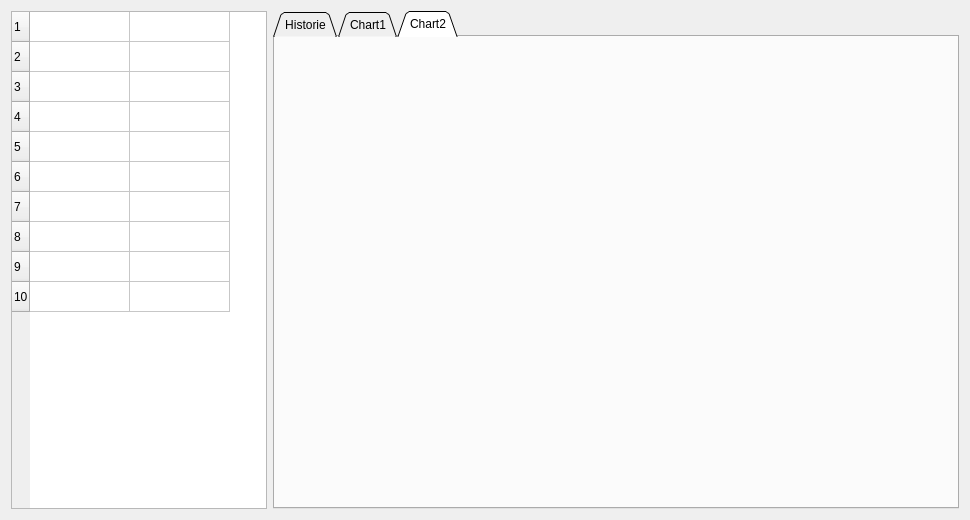
<?xml version="1.0" encoding="UTF-8"?>
<ui version="4.0">
 <class>Highscore</class>
 <widget class="QDialog" name="Highscore">
  <property name="geometry">
   <rect>
    <x>0</x>
    <y>0</y>
    <width>970</width>
    <height>520</height>
   </rect>
  </property>
  <property name="sizePolicy">
   <sizepolicy hsizetype="Preferred" vsizetype="Preferred">
    <horstretch>0</horstretch>
    <verstretch>0</verstretch>
   </sizepolicy>
  </property>
  <property name="minimumSize">
   <size>
    <width>456</width>
    <height>229</height>
   </size>
  </property>
  <property name="maximumSize">
   <size>
    <width>16777215</width>
    <height>16777215</height>
   </size>
  </property>
  <property name="windowTitle">
   <string>Dialog</string>
  </property>
  <property name="sizeGripEnabled">
   <bool>false</bool>
  </property>
  <layout class="QGridLayout" name="gridLayout">
   <item row="0" column="0">
    <layout class="QHBoxLayout" name="horizontalLayout">
     <item>
      <widget class="QTableWidget" name="tableWidget">
       <property name="sizePolicy">
        <sizepolicy hsizetype="Maximum" vsizetype="Expanding">
         <horstretch>0</horstretch>
         <verstretch>0</verstretch>
        </sizepolicy>
       </property>
       <property name="rowCount">
        <number>10</number>
       </property>
       <attribute name="horizontalHeaderVisible">
        <bool>false</bool>
       </attribute>
       <row/>
       <row/>
       <row/>
       <row/>
       <row/>
       <row/>
       <row/>
       <row/>
       <row/>
       <row/>
       <column>
        <property name="text">
         <string>Name</string>
        </property>
       </column>
       <column>
        <property name="text">
         <string>Score</string>
        </property>
       </column>
      </widget>
     </item>
     <item>
      <layout class="QVBoxLayout" name="verticalLayout"/>
     </item>
     <item>
      <widget class="QTabWidget" name="tabWidget">
       <property name="enabled">
        <bool>true</bool>
       </property>
       <property name="sizePolicy">
        <sizepolicy hsizetype="Minimum" vsizetype="Minimum">
         <horstretch>0</horstretch>
         <verstretch>0</verstretch>
        </sizepolicy>
       </property>
       <property name="tabPosition">
        <enum>QTabWidget::North</enum>
       </property>
       <property name="tabShape">
        <enum>QTabWidget::Triangular</enum>
       </property>
       <property name="currentIndex">
        <number>2</number>
       </property>
       <widget class="QWidget" name="tab">
        <property name="sizePolicy">
         <sizepolicy hsizetype="Minimum" vsizetype="Minimum">
          <horstretch>0</horstretch>
          <verstretch>0</verstretch>
         </sizepolicy>
        </property>
        <property name="styleSheet">
         <string notr="true"/>
        </property>
        <attribute name="title">
         <string>Historie</string>
        </attribute>
        <layout class="QGridLayout" name="gridLayout_4">
         <item row="0" column="0">
          <widget class="QCustomPlot" name="plot0" native="true">
           <property name="sizePolicy">
            <sizepolicy hsizetype="Minimum" vsizetype="Minimum">
             <horstretch>0</horstretch>
             <verstretch>0</verstretch>
            </sizepolicy>
           </property>
          </widget>
         </item>
        </layout>
       </widget>
       <widget class="QWidget" name="tab_3">
        <property name="sizePolicy">
         <sizepolicy hsizetype="Minimum" vsizetype="Minimum">
          <horstretch>0</horstretch>
          <verstretch>0</verstretch>
         </sizepolicy>
        </property>
        <attribute name="title">
         <string>Chart1</string>
        </attribute>
        <layout class="QGridLayout" name="gridLayout_2">
         <item row="0" column="0">
          <widget class="QCustomPlot" name="plot1" native="true">
           <property name="sizePolicy">
            <sizepolicy hsizetype="Minimum" vsizetype="Minimum">
             <horstretch>0</horstretch>
             <verstretch>0</verstretch>
            </sizepolicy>
           </property>
          </widget>
         </item>
        </layout>
       </widget>
       <widget class="QWidget" name="tab_2">
        <property name="sizePolicy">
         <sizepolicy hsizetype="Minimum" vsizetype="Minimum">
          <horstretch>0</horstretch>
          <verstretch>0</verstretch>
         </sizepolicy>
        </property>
        <attribute name="icon">
         <iconset theme="sxsx">
          <normaloff/>
         </iconset>
        </attribute>
        <attribute name="title">
         <string>Chart2</string>
        </attribute>
        <layout class="QGridLayout" name="gridLayout_3">
         <item row="0" column="0">
          <widget class="QCustomPlot" name="plot2" native="true">
           <property name="sizePolicy">
            <sizepolicy hsizetype="Minimum" vsizetype="Minimum">
             <horstretch>0</horstretch>
             <verstretch>0</verstretch>
            </sizepolicy>
           </property>
          </widget>
         </item>
        </layout>
       </widget>
      </widget>
     </item>
    </layout>
   </item>
  </layout>
 </widget>
 <customwidgets>
  <customwidget>
   <class>QCustomPlot</class>
   <extends>QWidget</extends>
   <header>../../qcustomplot.h</header>
   <container>1</container>
  </customwidget>
 </customwidgets>
 <tabstops>
  <tabstop>tabWidget</tabstop>
 </tabstops>
 <resources/>
 <connections/>
</ui>
